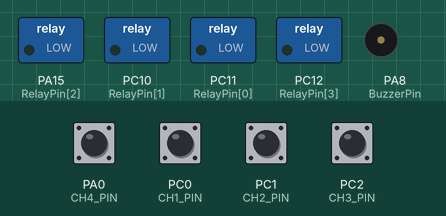
Simulated run of this program. Board: STM32 Blue Pill. Shown: switched loads named in the program (green lamp = pin HIGH), buzzer (waves = sounding). Inputs (shaded band) come from the test bench; at power-on: PA0 (CH4_PIN), PC0 (CH1_PIN), PC1 (CH2_PIN), PC2 (CH3_PIN) HIGH.

Above: at 1.2 s.
1.3 s: PC2 (CH3_PIN) pulled LOW for 0.15 s
At 1.86 s:
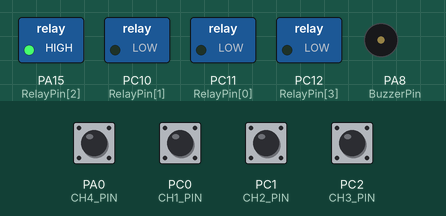
4.3 s: PC2 (CH3_PIN) pulled LOW for 1 s
At 5.45 s:
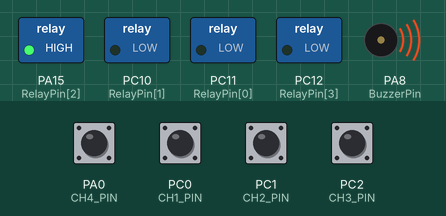
At 5.97 s:
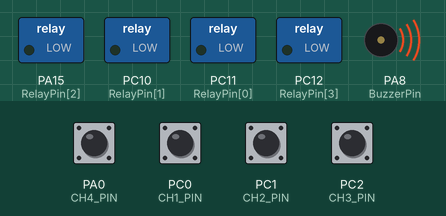
Timing chart, 0 to 7.6 s (numbered marks = the images above; inputs shaded):
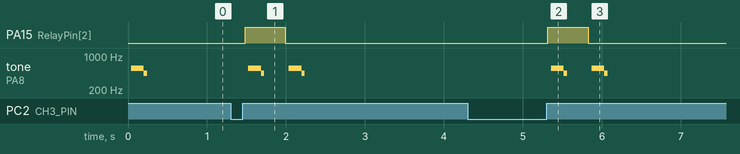

The program:

main.cpp
```cpp
/*
@ChitoanRepo
@author: Chitoan
@date: 2023-10-01
@description: AC Power Detection for STM32 using Arduino Framework
@Version: 2.4.0
Sapling Speed: 50ms - 20Hz | CH4 Check: 5ms - 200Hz
*/

#include <Arduino.h>
HardwareSerial Serial1(PA10, PA9); // RX, TX

#define CH1_PIN PC0
#define CH2_PIN PC1
#define CH3_PIN PC2
#define CH4_PIN PA0
#define BuzzerPin PA8

#define RELAY_COUNT 4
const int RelayPin[RELAY_COUNT] = {PC11, PC10, PA15, PC12};

int relayActive = -1;
bool relayState[RELAY_COUNT] = {false};

// Buzzer
bool buzzerActive = false;
unsigned long buzzerStartTime = 0;
unsigned long buzzerDuration = 0;
unsigned long lastBuzzerToggle = 0;
bool buzzerPinState = LOW;
int buzzerPeriod_us = 250;

// Relay state
bool lastRelayState[RELAY_COUNT] = {false, false, false, false};

// AC detection
volatile bool validSignal[4] = {false, false, false, false};
volatile uint32_t lastTime_us[4] = {0, 0, 0, 0};

#define N 10
uint8_t samples[N] = {0};
uint8_t sampleIndex = 0;
bool lastCH4State = LOW;
unsigned long lastCH4EdgeTime = 0;
unsigned long lastValidEdgeTime = 0;

static uint32_t prevMillis = 0;
static uint32_t prevCH4CheckMillis = 0;

// ================= ISR ==================
void zeroCrossISR_CH1()
{
  validSignal[0] = true;
  lastTime_us[0] = micros();
}

void zeroCrossISR_CH2()
{
  validSignal[1] = true;
  lastTime_us[1] = micros();
}

void zeroCrossISR_CH3()
{
  validSignal[2] = true;
  lastTime_us[2] = micros();
}

// --------------------------- FUNCTION DECLARATIONS ---------------------------
void buzzerBeep(unsigned long duration);
void updateBuzzer();
void acdetect();
bool detectCH4();
void update_sample(uint8_t sample);
bool majority();

void setup()
{
  Serial1.begin(115200);

  pinMode(CH1_PIN, INPUT_PULLUP);
  pinMode(CH2_PIN, INPUT_PULLUP);
  pinMode(CH3_PIN, INPUT_PULLUP);
  pinMode(CH4_PIN, INPUT_PULLUP);
  pinMode(BuzzerPin, OUTPUT);

  for (int i = 0; i < RELAY_COUNT; i++)
  {
    pinMode(RelayPin[i], OUTPUT);
    digitalWrite(RelayPin[i], LOW);
  }

  attachInterrupt(digitalPinToInterrupt(CH1_PIN), zeroCrossISR_CH1, RISING);
  attachInterrupt(digitalPinToInterrupt(CH2_PIN), zeroCrossISR_CH2, RISING);
  attachInterrupt(digitalPinToInterrupt(CH3_PIN), zeroCrossISR_CH3, RISING);
  buzzerBeep(200);
}

/*
============================ MAIN LOOP ============================
*/
void loop()
{
  updateBuzzer();
  acdetect();
}

// ============================================================================
//                          FUNCTION IMPLEMENTATIONS
// ============================================================================

// --------------------------- BUZZER ---------------------------
void buzzerBeep(unsigned long duration)
{
  if (!buzzerActive)
  {
    buzzerActive = true;
    buzzerStartTime = millis();
    buzzerDuration = duration;
    buzzerPinState = LOW;
    lastBuzzerToggle = micros();
  }
}

void updateBuzzer()
{
  if (buzzerActive)
  {
    if (millis() - buzzerStartTime >= buzzerDuration)
    {
      digitalWrite(BuzzerPin, LOW);
      buzzerActive = false;
      return;
    }

    unsigned long now = micros();
    if (now - lastBuzzerToggle >= buzzerPeriod_us)
    {
      buzzerPinState = !buzzerPinState;
      digitalWrite(BuzzerPin, buzzerPinState);
      lastBuzzerToggle = now;
    }
  }
}

void acdetect()
{
  if (millis() - prevCH4CheckMillis >= 5)
  {
    prevCH4CheckMillis = millis();
    validSignal[3] = detectCH4();
  }

  if (millis() - prevMillis > 50)
  {
    prevMillis = millis();

    for (int i = 0; i < 3; i++)
    {
      bool signal;
      uint32_t last_us;

      noInterrupts();
      signal = validSignal[i];
      last_us = lastTime_us[i];
      interrupts();

      if (micros() - last_us > 500000)
      {
        signal = false;
        validSignal[i] = false;
      }
    }

    if (validSignal[0] == true && validSignal[1] == true && validSignal[2] == true)
    {
      digitalWrite(RelayPin[0], HIGH);
      digitalWrite(RelayPin[1], LOW);
      digitalWrite(RelayPin[2], LOW);
    }
    else if (validSignal[0] == false)
    {
      if (validSignal[1] == true && validSignal[2] == true)
      {
        digitalWrite(RelayPin[0], LOW);
        digitalWrite(RelayPin[1], HIGH);
        digitalWrite(RelayPin[2], LOW);
      }
      else if (validSignal[1] == false && validSignal[2] == true)
      {
        digitalWrite(RelayPin[0], LOW);
        digitalWrite(RelayPin[1], LOW);
        digitalWrite(RelayPin[2], HIGH);
      }
      else
      {
        digitalWrite(RelayPin[0], LOW);
        digitalWrite(RelayPin[1], LOW);
        digitalWrite(RelayPin[2], LOW);
      }
    }

    digitalWrite(RelayPin[3], validSignal[3] ? HIGH : LOW);

    for (int i = 0; i < RELAY_COUNT; i++)
    {
      bool currentState = digitalRead(RelayPin[i]);
      if (currentState != lastRelayState[i])
      {
        lastRelayState[i] = currentState;
        buzzerBeep(200);
        break;
      }
    };

    Serial1.printf("CH1: %s\t CH2: %s\t CH3: %s\t CH4: %s\t RL1: %s\t RL2: %s\t RL3: %s\t RL4: %s\n",
                   validSignal[0] ? "Powered" : "Nopower",
                   validSignal[1] ? "Powered" : "Nopower",
                   validSignal[2] ? "Powered" : "Nopower",
                   validSignal[3] ? "Powered" : "Nopower",
                   digitalRead(RelayPin[0]) ? "ON" : "OFF",
                   digitalRead(RelayPin[1]) ? "ON" : "OFF",
                   digitalRead(RelayPin[2]) ? "ON" : "OFF",
                   digitalRead(RelayPin[3]) ? "ON" : "OFF");
  }
}

bool detectCH4()
{
  unsigned long now = micros();
  bool currentState = digitalRead(CH4_PIN);

  if (currentState == HIGH && lastCH4State == LOW)
  {
    unsigned long timeSinceLastEdge = now - lastCH4EdgeTime;
    lastCH4EdgeTime = now;
    if (timeSinceLastEdge >= 8000 && timeSinceLastEdge <= 25000)
    {
      update_sample(1);
      lastValidEdgeTime = now;
    }
    else
    {
      update_sample(0);
    }
  }
  else if (now - lastCH4EdgeTime > 50000)
  {
    update_sample(0);
  }
  lastCH4State = currentState;
  bool AC4_flag = majority();
  if (now - lastValidEdgeTime > 500000)
  {
    AC4_flag = false;
  }

  return AC4_flag;
}

void update_sample(uint8_t sample)
{
  samples[sampleIndex] = sample;
  sampleIndex++;
  if (sampleIndex >= N)
  {
    sampleIndex = 0;
  }
}

bool majority()
{
  uint8_t count = 0;
  for (int i = 0; i < N; i++)
  {
    count += samples[i];
  }
  return (count >= 7);
}
```

Measured:
- after the input at 1.3 s, PA15 (RelayPin[2]): LOW → HIGH after 0.18 s, → LOW 0.51 s later; tone on PA8 (BuzzerPin): plays 565 Hz for 0.16 s, 437 Hz for 0.04 s, 565 Hz for 0.16 s, 438 Hz for 0.04 s, starting after 0.23 s
- after the input at 4.3 s, PA15 (RelayPin[2]): LOW → HIGH after 1.0 s, → LOW 0.51 s later; tone on PA8 (BuzzerPin): plays 565 Hz for 0.16 s, 437 Hz for 0.04 s, 565 Hz for 0.16 s, 437 Hz for 0.04 s, starting after 1.1 s
